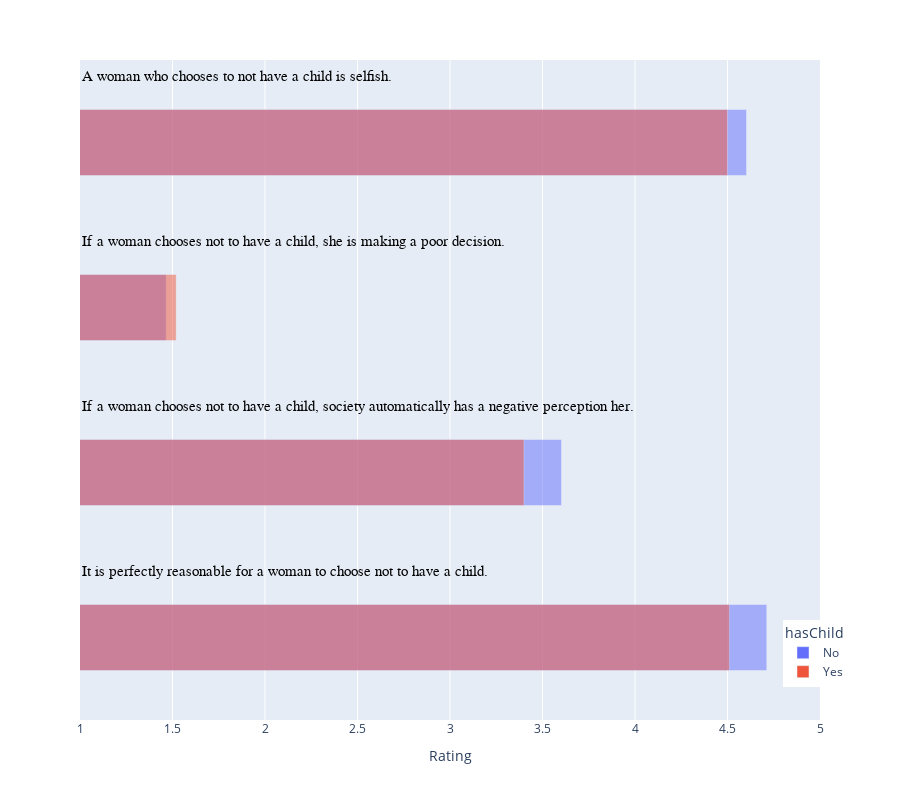

Write notebook code for a chart like this one.
### Code cell
import plotly.express as px
fig = px.bar(stacked_df[stacked_df['text'].isin(stacked_df['text'][6:10])], x="0", y="text", color='hasChild', orientation='h', barmode='overlay')
fig.update_layout(height=800, xaxis=dict(range=[1, 5]), yaxis=dict(visible=False), bargroupgap=0.5, xaxis_title="Rating", yaxis_title="Statements")
# fig.update_layout({
# 'paper_bgcolor': 'rgba(0, 0, 0, 0)',
# })
startplace = 0.4
for i in stacked_df['text'][6:10]:
    print(i)
    fig.add_annotation(x=1,y=startplace,
    text=i,
    font=dict(family="Arial", size=15, color="black"),
    showarrow=False,
    xanchor='left',
    ),
    startplace += 1
fig.update_annotations(align='left')

fig.update_layout(legend=dict(
    yanchor="bottom",
    y=0.05,
    xanchor="left",
    x=0.95
))

fig.show()

### Figure 1 — Plotly figure (JSON) as saved in the notebook; plotly's stock layout.template omitted (floating-point values rounded to 4 significant figures)
{"data": [{"alignmentgroup": "True", "hovertemplate": "hasChild=No<br>0=%{x}<br>text=%{y}<extra></extra>", "legendgroup": "No", "marker": {"color": "#636efa", "opacity": 0.5, "pattern": {"shape": ""}}, "name": "No", "offsetgroup": "No", "orientation": "h", "showlegend": true, "textposition": "auto", "type": "bar", "x": [4.712, 3.603, 1.466, 4.603], "xaxis": "x", "y": ["It is perfectly reasonable for a woman to choose not to have a child.", "If a woman chooses not to have a child, society automatically has a negative perception her.", "If a woman chooses not to have a child, she is making a poor decision.", "A woman who chooses to not have a child is selfish."], "yaxis": "y"}, {"alignmentgroup": "True", "hovertemplate": "hasChild=Yes<br>0=%{x}<br>text=%{y}<extra></extra>", "legendgroup": "Yes", "marker": {"color": "#EF553B", "opacity": 0.5, "pattern": {"shape": ""}}, "name": "Yes", "offsetgroup": "Yes", "orientation": "h", "showlegend": true, "textposition": "auto", "type": "bar", "x": [4.51, 3.4, 1.52, 4.5], "xaxis": "x", "y": ["It is perfectly reasonable for a woman to choose not to have a child.", "If a woman chooses not to have a child, society automatically has a negative perception her.", "If a woman chooses not to have a child, she is making a poor decision.", "A woman who chooses to not have a child is selfish."], "yaxis": "y"}], "layout": {"annotations": [{"align": "left", "font": {"color": "black", "family": "Arial", "size": 15}, "showarrow": false, "text": "It is perfectly reasonable for a woman to choose not to have a child.", "x": 1, "xanchor": "left", "y": 0.4}, {"align": "left", "font": {"color": "black", "family": "Arial", "size": 15}, "showarrow": false, "text": "If a woman chooses not to have a child, society automatically has a negative perception her.", "x": 1, "xanchor": "left", "y": 1.4}, {"align": "left", "font": {"color": "black", "family": "Arial", "size": 15}, "showarrow": false, "text": "If a woman chooses not to have a child, she is making a poor decision.", "x": 1, "xanchor": "left", "y": 2.4}, {"align": "left", "font": {"color": "black", "family": "Arial", "size": 15}, "showarrow": false, "text": "A woman who chooses to not have a child is selfish.", "x": 1, "xanchor": "left", "y": 3.4}], "bargroupgap": 0.5, "barmode": "overlay", "height": 800, "legend": {"title": {"text": "hasChild"}, "tracegroupgap": 0, "x": 0.95, "xanchor": "left", "y": 0.05, "yanchor": "bottom"}, "margin": {"t": 60}, "xaxis": {"anchor": "y", "domain": [0, 1], "range": [1, 5], "title": {"text": "Rating"}}, "yaxis": {"anchor": "x", "domain": [0, 1], "title": {"text": "Statements"}, "visible": false}}}
